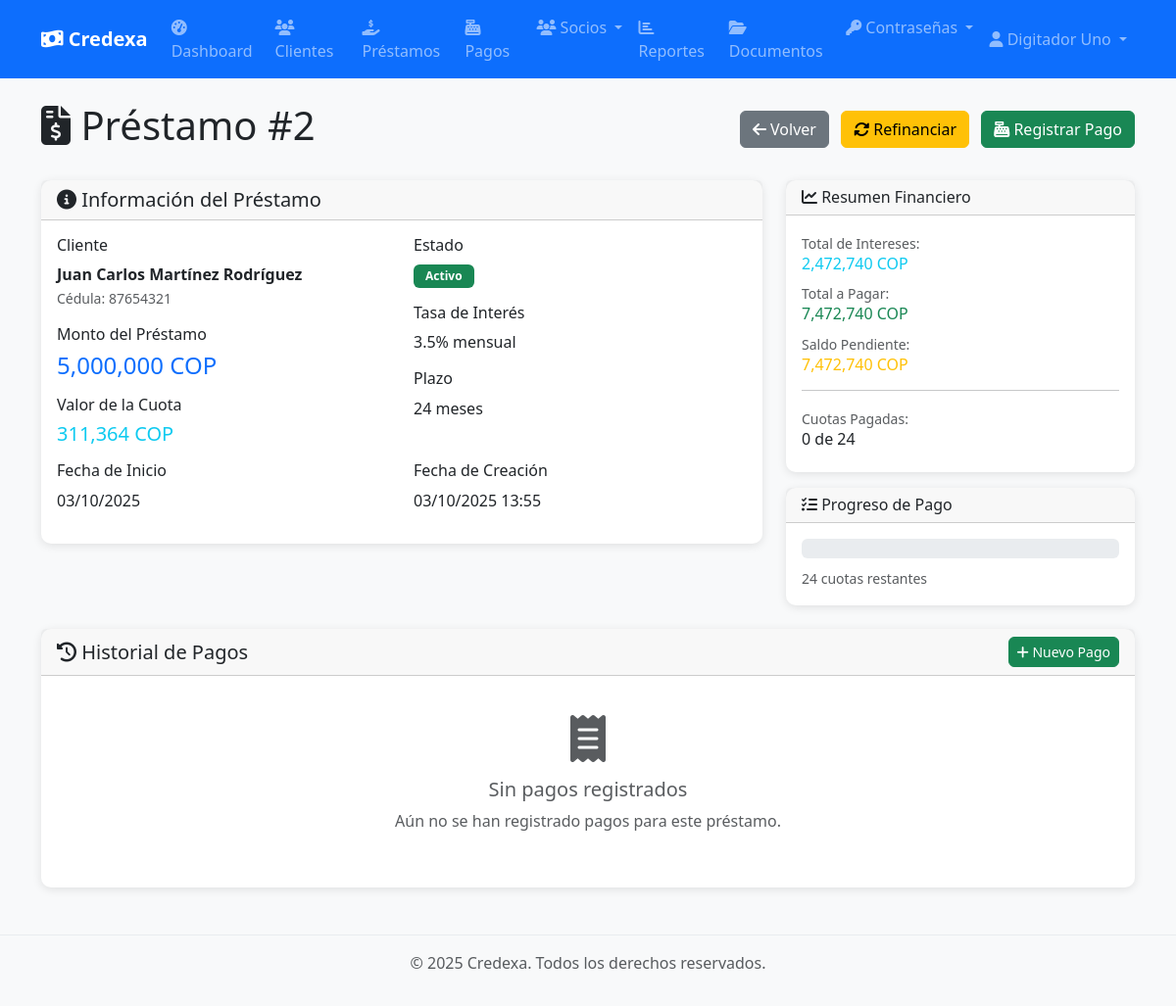
The page /prestamos/2/detalle (signed in) on the database its author committed.
### app/models/user.py (models this page shows, shortened)
class Usuario(Base):
    __tablename__ = "usuarios"
    id = Column(Integer, primary_key=True, index=True)
    nombre_completo = Column(String, nullable=False)
    username = Column(String, unique=True, index=True, nullable=False)
    email = Column(String, unique=True, index=True, nullable=False)
    hashed_password = Column(String, nullable=False)
    rol_id = Column(Integer, ForeignKey("roles.id"), nullable=False)
    activo = Column(Boolean, default=True, nullable=False)
    ultimo_login = Column(DateTime(timezone=True), nullable=True)
    creado_en = Column(DateTime(timezone=True), server_default=func.now())
    actualizado_en = Column(DateTime(timezone=True), onupdate=func.now())
    rol = relationship("Rol", back_populates="usuarios")
    pagos_socio = relationship("PagoSocio", back_populates="usuario", cascade="all, delete-orphan")
    documentos_subidos = relationship("Documento", back_populates="usuario_subio")
    carpetas_creadas = relationship("Carpeta", back_populates="usuario_creador")
    solicitudes_password = relationship("SolicitudPassword", back_populates="usuario", cascade="all, delete-orphan", foreign_keys="SolicitudPassword.usuario_id")
    solicitudes_respondidas = relationship("SolicitudPassword", back_populates="administrador", foreign_keys="SolicitudPassword.respondido_por")

### app/models/prestamo.py (models this page shows, shortened)
class Prestamo(Base):
    __tablename__ = "prestamos"
    id = Column(Integer, primary_key=True, index=True)
    cliente_id = Column(Integer, ForeignKey("clientes.id"), nullable=False, index=True)
    socio_id = Column(Integer, ForeignKey("socios.id"), nullable=True, index=True)  # Socio que presta el dinero
    monto = Column(Numeric(15, 2), nullable=False)  # Monto total del préstamo
    tasa_interes = Column(Float, nullable=False)  # Tasa de interés mensual (%)
    plazo_meses = Column(Integer, nullable=False)  # Plazo en meses
    fecha_inicio = Column(DateTime, nullable=False)  # Fecha de inicio del préstamo
    valor_cuota = Column(Numeric(15, 2), nullable=False)  # Valor de cada cuota
    numero_cuotas = Column(Integer, nullable=False)  # Número total de cuotas
    total_intereses = Column(Numeric(15, 2), nullable=False)  # Total de intereses a pagar
    total_pagar = Column(Numeric(15, 2), nullable=False)  # Monto total a pagar (capital + intereses)
    saldo_pendiente = Column(Numeric(15, 2), nullable=False, default=0)  # Saldo pendiente por pagar
    cuotas_pagadas = Column(Integer, nullable=False, default=0)  # Número de cuotas pagadas
    estado = Column(String(20), nullable=False, default="activo")  # activo, pagado, mora, refinanciado, cancelado
    prestamo_padre_id = Column(Integer, ForeignKey("prestamos.id"), nullable=True)  # Para refinanciaciones
    es_refinanciacion = Column(Integer, default=0, nullable=False)  # 1 si es refinanciación, 0 si no
    origen = Column(String(20), nullable=False, default="empresa")  # 'empresa' o 'socio'
    observaciones = Column(Text, nullable=True)  # Notas del préstamo
    creado_en = Column(DateTime(timezone=True), server_default=func.now())
    actualizado_en = Column(DateTime(timezone=True), onupdate=func.now())
    cliente = relationship("Cliente", back_populates="prestamos")
    socio = relationship("Socio", back_populates="prestamos")
    pagos = relationship("Pago", back_populates="prestamo", cascade="all, delete-orphan")
    pagos_socio = relationship("PagoSocio", back_populates="prestamo", cascade="all, delete-orphan")
    carpeta = relationship("Carpeta", back_populates="prestamo")
    refinanciaciones = relationship("Prestamo", backref="prestamo_padre", remote_side=[id])

### app/models/cliente.py (models this page shows, shortened)
class Cliente(Base):
    __tablename__ = "clientes"
    id = Column(Integer, primary_key=True, index=True)
    nombre_completo = Column(String, nullable=False, index=True)
    cedula = Column(String, unique=True, nullable=False, index=True)
    telefono = Column(String, nullable=True)
    email = Column(String, nullable=True)
    direccion = Column(Text, nullable=True)
    fecha_nacimiento = Column(DateTime, nullable=True)
    ocupacion = Column(String, nullable=True)
    ingresos_mensuales = Column(Integer, nullable=True)  # En pesos colombianos
    referencias_personales = Column(Text, nullable=True)  # JSON o texto con referencias
    activo = Column(Integer, default=1, nullable=False)  # 1=activo, 0=inactivo
    notas = Column(Text, nullable=True)
    creado_en = Column(DateTime(timezone=True), server_default=func.now())
    actualizado_en = Column(DateTime(timezone=True), onupdate=func.now())
    prestamos = relationship("Prestamo", back_populates="cliente", cascade="all, delete-orphan")

### main.py (the view)
@app.get("/prestamos/{prestamo_id}/detalle", response_class=HTMLResponse)
async def prestamos_detalle(
    prestamo_id: int,
    request: Request,
    db: Session = Depends(get_db),
    current_user: Usuario = Depends(get_current_user)
):
    from app.models.prestamo import Prestamo
    prestamo = db.query(Prestamo).filter(Prestamo.id == prestamo_id).first()
    if not prestamo:
        raise HTTPException(
            status_code=status.HTTP_404_NOT_FOUND,
            detail="Préstamo no encontrado",
        )
    return templates.TemplateResponse("prestamos/detalle.html", {
        "request": request,
        "title": f"Préstamo #{prestamo.id}",
        "user": current_user,
        "prestamo": prestamo
    })

### app/templates/prestamos/detalle.html (shortened to what this page needs)
{% extends "base.html" %}
{% block content %}
<div class="row">
    <div class="col-12">
        <div class="d-flex justify-content-between align-items-center mb-4">
            <h1>
                <i class="fas fa-file-invoice-dollar"></i>
                Préstamo #{{ prestamo.id }}
            </h1>
            <div>
                <a href="/prestamos" class="btn btn-secondary me-2">
                    <i class="fas fa-arrow-left"></i>
                    Volver
                </a>
                {% if prestamo.estado == 'activo' or prestamo.estado == 'mora' %}
                <a href="/prestamos/{{ prestamo.id }}/refinanciar" class="btn btn-warning me-2">
                    <i class="fas fa-sync-alt"></i>
                    Refinanciar
                </a>
                {% endif %}
                {% if prestamo.estado == 'activo' %}
                <button class="btn btn-success" onclick="registrarPago()">
                    <i class="fas fa-cash-register"></i>
                    Registrar Pago
                </button>
                {% endif %}
            </div>
        </div>
    </div>
</div>
<div class="row mb-4">
    <div class="col-md-8">
        <div class="card">
            <div class="card-header">
                <h5 class="mb-0">
                    <i class="fas fa-info-circle"></i>
                    Información del Préstamo
                </h5>
            </div>
            <div class="card-body">
                <div class="row">
                    <div class="col-md-6">
                        <h6>Cliente</h6>
                        <p class="mb-3">
                            <strong>{{ prestamo.cliente.nombre_completo }}</strong><br>
                            <small class="text-muted">Cédula: {{ prestamo.cliente.cedula }}</small>
                        </p>
                        <h6>Monto del Préstamo</h6>
                        <p class="h4 text-primary mb-3">{{ "{:,.0f}".format(prestamo.monto) }} COP</p>
                        <h6>Valor de la Cuota</h6>
                        <p class="h5 text-info mb-3">{{ "{:,.0f}".format(prestamo.valor_cuota) }} COP</p>
                    </div>
                    <div class="col-md-6">
                        <h6>Estado</h6>
                        <p class="mb-3">
                            {% if prestamo.estado == 'activo' %}
                                <span class="badge bg-success">Activo</span>
                            {% elif prestamo.estado == 'pagado' %}
                                <span class="badge bg-primary">Pagado</span>
                            {% elif prestamo.estado == 'mora' %}
                                <span class="badge bg-danger">En Mora</span>
                            {% elif prestamo.estado == 'refinanciado' %}
                                <span class="badge bg-warning">Refinanciado</span>
                            {% else %}
                                <span class="badge bg-secondary">{{ prestamo.estado }}</span>
                            {% endif %}
                        </p>
                        <h6>Tasa de Interés</h6>
                        <p class="mb-3">{{ prestamo.tasa_interes }}% mensual</p>
                        <h6>Plazo</h6>
                        <p class="mb-3">{{ prestamo.numero_cuotas }} meses</p>
                    </div>
                </div>
                <div class="row">
                    <div class="col-md-6">
                        <h6>Fecha de Inicio</h6>
                        <p class="mb-3">{{ prestamo.fecha_inicio | fecha_colombia_corta }}</p>
                    </div>
                    <div class="col-md-6">
                        <h6>Fecha de Creación</h6>
                        <p class="mb-3">{{ prestamo.creado_en | fecha_colombia }}</p>
                    </div>
                </div>
            </div>
        </div>
    </div>
    <div class="col-md-4">
        <div class="card mb-3">
            <div class="card-header">
                <h6 class="mb-0">
                    <i class="fas fa-chart-line"></i>
                    Resumen Financiero
                </h6>
            </div>
            <div class="card-body">
                <div class="mb-2">
                    <small class="text-muted">Total de Intereses:</small>
                    <div class="h6 text-info">{{ "{:,.0f}".format(prestamo.total_intereses) }} COP</div>
                </div>
                <div class="mb-2">
                    <small class="text-muted">Total a Pagar:</small>
                    <div class="h6 text-success">{{ "{:,.0f}".format(prestamo.total_pagar) }} COP</div>
                </div>
                <div class="mb-2">
                    <small class="text-muted">Saldo Pendiente:</small>
                    <div class="h6 text-warning">{{ "{:,.0f}".format(prestamo.saldo_pendiente) }} COP</div>
                </div>
                <hr>
                <div class="mb-0">
                    <small class="text-muted">Cuotas Pagadas:</small>
                    <div class="h6">{{ prestamo.cuotas_pagadas }} de {{ prestamo.numero_cuotas }}</div>
                </div>
            </div>
        </div>
        <div class="card">
            <div class="card-header">
                <h6 class="mb-0">
                    <i class="fas fa-tasks"></i>
                    Progreso de Pago
                </h6>
            </div>
            <div class="card-body">
                <div class="progress mb-2" style="height: 20px;">
                </div>
                <small class="text-muted">
                    {{ prestamo.cuotas_restantes|default(prestamo.numero_cuotas) }} cuotas restantes
                </small>
            </div>
        </div>
    </div>
</div>
<div class="row">
    <div class="col-12">
        <div class="card">
            <div class="card-header d-flex justify-content-between align-items-center">
                <h5 class="mb-0">
                    <i class="fas fa-history"></i>
                    Historial de Pagos
                </h5>
                {% if prestamo.estado == 'activo' %}
                <button class="btn btn-sm btn-success" onclick="registrarPago()">
                    <i class="fas fa-plus"></i>
                    Nuevo Pago
                </button>
                {% endif %}
            </div>
            <div class="card-body">
                <div id="pagos-container">
                </div>
            </div>
        </div>
    </div>
</div>
{% endblock %}

### app/templates/base.html (shortened to what this page needs)
<!DOCTYPE html>
<html lang="es">
<head>
    <link href="https://cdn.jsdelivr.net/npm/bootstrap@5.3.0/dist/css/bootstrap.min.css" rel="stylesheet">
    <link rel="stylesheet" href="https://cdnjs.cloudflare.com/ajax/libs/font-awesome/6.4.0/css/all.min.css">
    <link href="/static/css/style.css" rel="stylesheet">
</head>
<body>
    <nav class="navbar navbar-expand-lg navbar-dark bg-primary">
        <div class="container">
            <a class="navbar-brand" href="/">
                <i class="fas fa-money-bill-wave"></i>
                Credexa
            </a>
            {% if user %}
            <div class="collapse navbar-collapse" id="navbarNav">
                <ul class="navbar-nav me-auto">
                    <li class="nav-item">
                        <a class="nav-link" href="/dashboard">
                            <i class="fas fa-tachometer-alt"></i> Dashboard
                        </a>
                    </li>
                    <li class="nav-item">
                        <a class="nav-link" href="/clientes">
                            <i class="fas fa-users"></i> Clientes
                        </a>
                    </li>
                    <li class="nav-item">
                        <a class="nav-link" href="/prestamos">
                            <i class="fas fa-hand-holding-usd"></i> Préstamos
                        </a>
                    </li>
                    <li class="nav-item">
                        <a class="nav-link" href="/pagos">
                            <i class="fas fa-cash-register"></i> Pagos
                        </a>
                    </li>
                    <li class="nav-item dropdown">
                        <a class="nav-link dropdown-toggle" href="#" id="sociosDropdown" role="button" data-bs-toggle="dropdown">
                            <i class="fas fa-users"></i> Socios
                        </a>
                    </li>
                    <li class="nav-item">
                        <a class="nav-link" href="/reportes">
                            <i class="fas fa-chart-bar"></i> Reportes
                        </a>
                    </li>
                    <li class="nav-item">
                        <a class="nav-link" href="/documentos">
                            <i class="fas fa-folder-open"></i> Documentos
                        </a>
                    </li>
                    <li class="nav-item dropdown">
                        <a class="nav-link dropdown-toggle" href="#" id="passwordDropdown" role="button" data-bs-toggle="dropdown">
                            <i class="fas fa-key"></i> Contraseñas
                        </a>
                    </li>
                </ul>
                <ul class="navbar-nav">
                    <li class="nav-item dropdown">
                        <a class="nav-link dropdown-toggle" href="#" id="userDropdown" role="button" data-bs-toggle="dropdown">
                            <i class="fas fa-user"></i> {{ user.nombre_completo }}
                        </a>
                    </li>
                </ul>
            </div>
            {% endif %}
        </div>
    </nav>
    <main class="{% block main_class %}container mt-4{% endblock %}">
        {% block content %}{% endblock %}
    </main>
    <footer class="bg-light text-center text-muted py-3 mt-5">
        <div class="container">
            <p>&copy; 2025 Credexa. Todos los derechos reservados.</p>
        </div>
    </footer>
</body>
</html>

### app/static/css/style.css (style rules this page uses)
:root { --primary-color: #0d6efd; --success-color: #198754; --warning-color: #ffc107; --danger-color: #dc3545; --info-color: #0dcaf0; --light-bg: #f8f9fa; --dark-text: #212529; }
body { font-family: 'Segoe UI', Tahoma, Geneva, Verdana, sans-serif; background-color: #f8f9fa; }
.navbar-brand { font-weight: bold; }
.card { border: none; border-radius: 10px; box-shadow: 0 2px 10px rgba(0, 0, 0, 0.1); transition: transform 0.2s ease-in-out, box-shadow 0.2s ease-in-out; }
.btn { border-radius: 6px; font-weight: 500; transition: all 0.2s ease-in-out; }
.badge { font-size: 0.75rem; padding: 0.375rem 0.75rem; }
.nav-link { font-weight: 500; transition: color 0.2s ease; }
footer { margin-top: auto; border-top: 1px solid #e9ecef; }

### rows shown on the page
Usuario: nombre_completo "Digitador Uno"
Prestamo: id "2", monto "5,000,000", valor_cuota "311,364", tasa_interes "3.5", numero_cuotas "24", fecha_inicio|fecha_colombia_corta "03/10/2025", creado_en|fecha_colombia "03/10/2025 13:55", total_intereses "2,472,740", total_pagar "7,472,740", saldo_pendiente "7,472,740", cuotas_pagadas "0", cuotas_restantes "24"
Cliente: cliente.nombre_completo "Juan Carlos Martínez Rodríguez", cliente.cedula "87654321"
